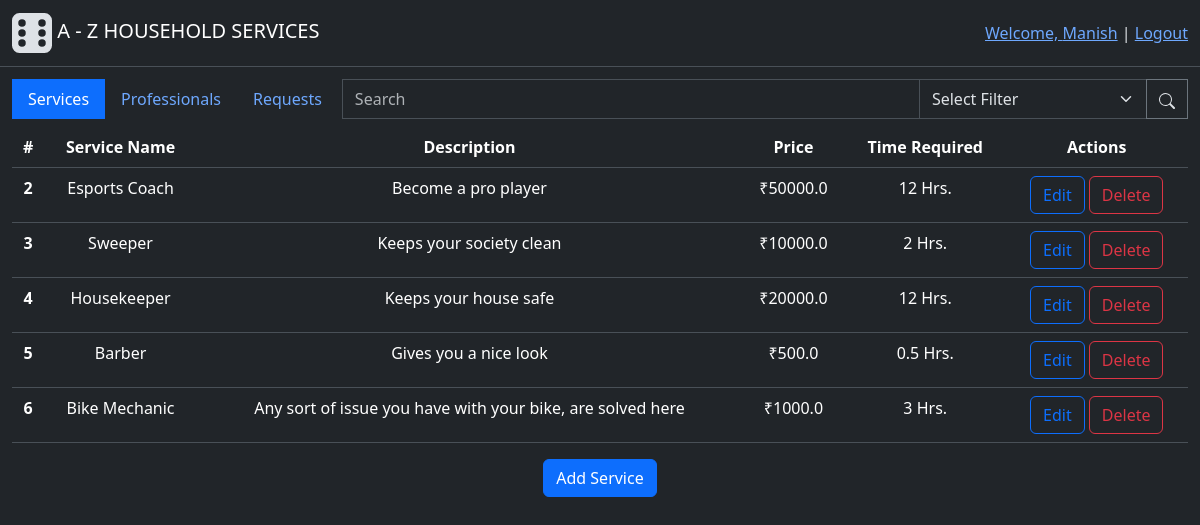
The page /admin (signed in) on the database its author committed.
### backend/modals.py (models this page shows)
class User(db.Model, UserMixin):
    id = db.Column(db.Integer(), primary_key=True)
    email = db.Column(db.String(60), unique=True, nullable=False)
    password = db.Column(db.String(), nullable=False)
    role = db.Column(db.Integer(), nullable=False, default=1) # 0-Admin, 1-Customer, 2-Professional
    name = db.Column(db.String(30), nullable=False)
    address = db.Column(db.String(100), nullable=False)
    pincode = db.Column(db.Integer(), nullable=False)
    status = db.Column(db.Integer(), nullable=False, default=1) # 0-inactive, 1-active
    service_requests = db.relationship("ServiceRequest", cascade="all, delete", backref="customer", lazy=True) # For accessing all the service requests created by a user(customer)
    professional_info = db.relationship("Professional", cascade="all, delete", backref="user", uselist=False) # one to one relation for accessing futher professional info
    def capitalised_name(self):
        return self.name.title()

class Service(db.Model):
    id = db.Column(db.Integer(), primary_key=True)
    name = db.Column(db.String(30),unique=True, nullable=False)
    desc = db.Column(db.String(500), nullable=False)
    time_required = db.Column(db.Integer(), nullable=False) # Time required (in Hrs)
    price = db.Column(db.Float(), nullable=False)
    status = db.Column(db.Integer(), nullable=False, default=1) # 0-inactive, 1-active
    service_requests = db.relationship("ServiceRequest", cascade="all, delete", backref="services", lazy=True) # For accessing all the service requests having common service
    def capitalised_name(self):
        return self.name.title()

### backend/controllers.py (the view)
@app.route("/admin")
@login_required
def admin_page():
    services = Service.query.filter_by(status=1)
    return render_template("admin_dashboard.html", services=services)

### app.py (called while the page is built)
def setup_app(): #Initializations
    app = Flask(__name__)
    app.config["SQLALCHEMY_DATABASE_URI"] = "sqlite:///household_services.sqlite3" # Database file name
    app.config["SECRET_KEY"] = "123456"
    db.init_app(app) # Connecting database to flask app
    app.app_context().push() #Direct access to other modules
    login_manager = LoginManager(app) # For manageing user sessions
    login_manager.login_view = "login_page" # Redirect to "login_page" route funtion if some try to access restricted route
    login_manager.login_message_category = "info"
    @login_manager.user_loader
    def load_user(user_id):
        return User.query.get(int(user_id))
    app.debug=True

### templates/admin_dashboard.html (shortened to what this page needs)
{% extends "base.html" %}
{% block content %}
    <div class="main">
        <div class="row">
            <div class="input-group">
                    <ul class="nav nav-pills" id="pills-tab" role="tablist">
                        <li class="nav-item" role="presentation">
                        <button style="border-radius: 0;" class="nav-link active" id="pills-home-tab" data-bs-toggle="pill" data-bs-target="#pills-home" type="button" role="tab" aria-controls="pills-home" aria-selected="true">Services</button>
                        </li>
                        <li class="nav-item" role="presentation">
                        <button style="border-radius: 0;" class="nav-link" id="pills-profile-tab" data-bs-toggle="pill" data-bs-target="#pills-profile" type="button" role="tab" aria-controls="pills-profile" aria-selected="false">Professionals</button>
                        </li>
                        <li class="nav-item" role="presentation">
                        <button style="border-radius: 0;" class="nav-link" id="pills-contact-tab" data-bs-toggle="pill" data-bs-target="#pills-contact" type="button" role="tab" aria-controls="pills-contact" aria-selected="false">Requests</button>
                        </li>
                    </ul>
                    <input style="width: 400px;" type="text" class="form-control ms-1" placeholder="Search">
                    <select class="form-select" aria-label="Default select example">
                        <option selected>Select Filter</option>
                      </select>
                    <button style="border-radius: 0;" class="btn btn-outline-secondary" type="button" id="button-addon2">
                        <img  src="/static/image/icons/search.svg">
                    </button>
            </div>
        </div>
        <div class="tab-content" id="pills-tabContent">
            <div class="tab-pane fade show active" id="pills-home" role="tabpanel" aria-labelledby="pills-home-tab" tabindex="0">
                {% include "includes/services_tab.html" %}
            </div>
        </div>
    </div>
    <div style="height: 1000px;"></div>
{% endblock %}

### templates/base.html (shortened to what this page needs)
<!doctype html>
<html lang="en" data-bs-theme="dark">
  <head>
    <link href="https://cdn.jsdelivr.net/npm/bootstrap@5.3.3/dist/css/bootstrap.min.css" rel="stylesheet">
    <link href="/static/styles/login-style.css" rel="stylesheet">
    <link href="/static/styles/general.css" rel="stylesheet">
  </head>
  <body>
    <div class="header">
        <nav class="navbar bg-dark border-bottom border-body" data-bs-theme="dark"">
            <div class="container-fluid">
                <a class="navbar-brand" href="{{ url_for('home_page')}}">
                    <img src="/static/image/icons/logo.svg">
                    A - Z HOUSEHOLD SERVICES
                </a>
                {% if current_user.is_authenticated %}
                  <div>
                    <a class="active" aria-current="page" href="{{ url_for('login_page') }}">Welcome, {{ current_user.capitalised_name() }}</a>
                    |
                    <a class="active" aria-current="page" href="{{ url_for('logout') }}">Logout</a>
                  </div>
                {% else %}
                  <div>
                    <a class="active" aria-current="page" href="{{ url_for('login_page') }}">Login</a>
                    |
                    <a class="active" aria-current="page" href="{{ url_for('professional_signup_page') }}">Register As Professional</a>
                  </div>
                {% endif %}
            </div>
        </nav>
    </div>
    {% block content %}
    {% endblock %}
  </body>
</html>

### templates/includes/services_tab.html
<table class="table mt-2">
    <thead>
      <tr>
        <th scope="col">#</th>
        <th scope="col">Service Name</th>
        <th scope="col">Description</th>
        <th scope="col">Price</th>
        <th scope="col">Time Required</th>
        <th scope="col">Actions</th>
      </tr>
    </thead>
    <tbody>
        {% for service in services %}
            <tr>
                <th scope="row">{{service.id}}</th>
                <td>{{service.capitalised_name()}}</td>
                <td style="max-width: 600px;">{{service.desc}}</td>
                <td>&#8377;{{service.price}}</td>
                <td>{{service.time_required}} Hrs.</td>
                <td>
                    <a href="edit_service/{{service.id}}"><button class="btn btn-outline-primary">Edit</button></a>
                    <a href="delete_service/{{service.id}}"><button class="btn btn-outline-danger">Delete</button></a>
                </td>
            </tr>
        {% endfor %}
    </tbody>
</table>
<a href="{{ url_for('add_service') }}"><button class="btn btn-primary">Add Service</button></a>

### static/styles/general.css (style rules this page uses)
.main { margin: 1%; text-align: center; }

### rows shown on the page
User: capitalised_name "Manish"
Service: id "2", capitalised_name "Esports Coach", desc "Become a pro player", price "50000.0", time_required "12"
Service: id "3", capitalised_name "Sweeper", desc "Keeps your society clean", price "10000.0", time_required "2"
Service: id "4", capitalised_name "Housekeeper", desc "Keeps your house safe", price "20000.0", time_required "12"
Service: id "5", capitalised_name "Barber", desc "Gives you a nice look", price "500.0", time_required "0.5"
Service: id "6", capitalised_name "Bike Mechanic", desc "Any sort of issue you have with your bike, are solved here", price "1000.0", time_required "3"
